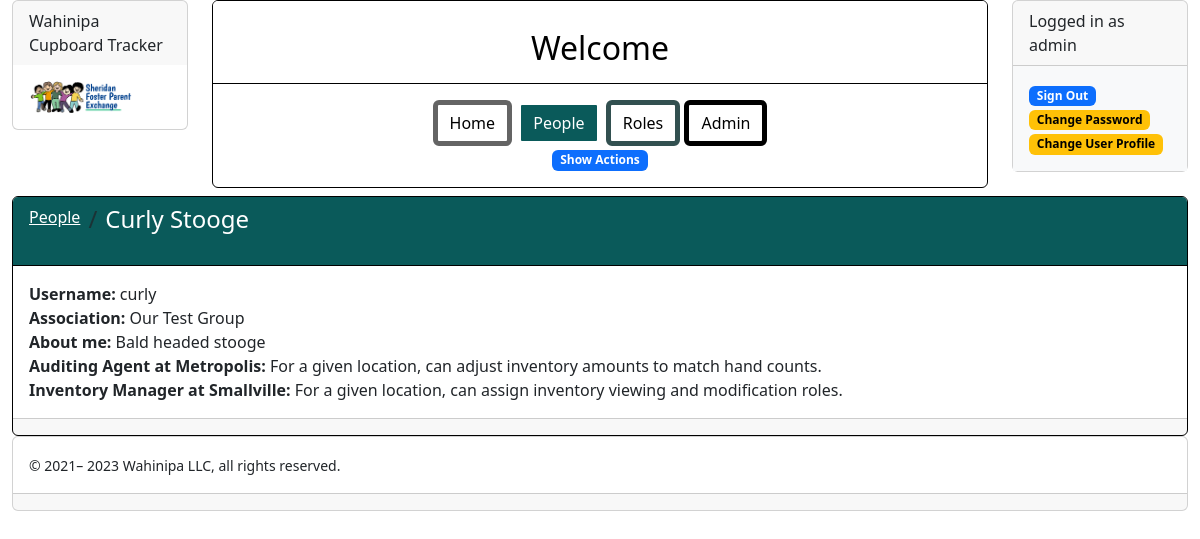
/wahinipa/people/view/2 (signed in), run on the app's committed database.
### www/tracking/modelling/people_model.py (models this page shows, shortened)
class User(CupboardDisplayContextMixin, IdModelMixin, database.Model, UserMixin):
    @property
    def is_active(self):
        return self.is_enabled
    singular_label = "Person"
    plural_label = "People"
    possible_tasks = ['update', 'delete', 'enable', 'disable']
    label_prefixes = {}
    flavor = "people"
    username = database.Column(database.String(255), nullable=False, unique=True)
    password = database.Column(database.String(255), nullable=False)
    is_enabled = database.Column(database.Boolean(), nullable=False, default=True)
    is_admin = database.Column(database.Boolean(), nullable=False, default=False)
    first_name = database.Column(database.Unicode(50), nullable=False, server_default=u'')
    last_name = database.Column(database.Unicode(50), nullable=False, server_default=u'')
    date_joined = database.Column(database.DateTime(), default=datetime.now())
    about_me = database.Column(database.Text(), nullable=False, server_default=u'')
    linkages = database.relationship('Linkage', backref='person', lazy=True, cascade='all, delete')
    root_assignments = database.relationship('RootAssignment', backref='person', lazy=True, cascade='all, delete')
    place_assignments = database.relationship('PlaceAssignment', backref='person', lazy=True, cascade='all, delete')
    universal_assignments = database.relationship('UniversalAssignment', backref='person', lazy=True,
                                                  cascade='all, delete')
    @property
    def sorted_roles_per_place(self):
        roles_per_place = {}
        for assignment in self.place_assignments:
            roles_per_place.setdefault(assignment.place.name, []).append(assignment.role.name)
        sorted_place_names = sorted(roles_per_place.keys())
        return [(place_name, sorted(roles_per_place[place_name])) for place_name in sorted_place_names]
    @property
    def sorted_roles_per_root(self):
        roles_per_root = {}
        for assignment in self.root_assignments:
            roles_per_root.setdefault(assignment.root.name, []).append(assignment.role.name)
        sorted_root_names = sorted(roles_per_root.keys())
        return [(root_name, sorted(roles_per_root[root_name])) for root_name in sorted_root_names]
    def add_description(self, display_context):
        display_context.add_notation(label="Username", value=self.username)
        for linkage in self.linkages:
            display_context.add_notation(label="Association", value=linkage.root.name)
        display_context.add_multiline_notation(label="About me", multiline=self.about_me)
        if self.is_the_super_admin:
            display_context.add_role_description(Role.super_role_name)
        for role_name in Role.universal_role_name_list:
            if self.has_universal_role(role_name):
                display_context.add_role_description(role_name)
        for root_name, role_name_list in self.sorted_roles_per_root:
            for role_name in role_name_list:
                suffix = f' for {root_name}'
                display_context.add_role_description(role_name, suffix=suffix)
        for place_name, role_name_list in self.sorted_roles_per_place:
            for role_name in role_name_list:
                suffix = f' at {place_name}'
                display_context.add_role_description(role_name, suffix=suffix)
    def bread_crumbs(self, navigator):
        return bread_crumbs(navigator, [AllPeople, self], target=self)
    @property
    def is_the_super_admin(self):
        return self.username == 'admin'
    @property
    def name(self):
        name = f'{self.first_name} {self.last_name}'
        if not self.is_active:
            name += ' (inactive)'
        return name
    @property
    def may_edit_database(self):
        return self.is_the_super_admin
    def has_universal_role(self, name_of_role):
        def yes(assignment):
            return assignment.is_named(name_of_role)
        return any(map(yes, self.universal_assignments))
    @property
    def label(self):
        return self.name
    def disable(self):
        self.is_enabled = False
    def enable(self):
        self.is_enabled = True

### www/tracking/modelling/root_model.py (models this page shows, shortened)
class Root(CupboardDisplayContextMixin, UniqueNamedBaseModel):
    singular_label = "Organizational Association"
    plural_label = "Organizational Associations"
    possible_tasks = ['update', 'delete']
    label_prefixes = {}
    flavor = "root"
    place_id = database.Column(database.Integer, database.ForeignKey('place.id'), unique=True, nullable=False)
    thing_id = database.Column(database.Integer, database.ForeignKey('thing.id'), unique=True, nullable=False)
    linkages = database.relationship('Linkage', backref='root', lazy=True, cascade='all, delete')
    categories = database.relationship('Category', backref='root', lazy=True, cascade='all, delete')
    assignments = database.relationship('RootAssignment', backref='root', lazy=True, cascade='all, delete')
    specifications = database.relationship('Specification', backref='root', lazy=True, cascade='all, delete')

### www/tracking/modelling/role_models.py (models this page shows, shortened)
class Role(CupboardDisplayContextMixin, UniqueNamedBaseModel):
    plural_label = "Roles"
    possible_tasks = []
    label_prefixes = {}
    flavor = 'role'
    root_assignments = database.relationship('RootAssignment', backref='role', lazy=True, cascade='all, delete')
    place_assignments = database.relationship('PlaceAssignment', backref='role', lazy=True, cascade='all, delete')
    universal_assignments = database.relationship('UniversalAssignment', backref='role', lazy=True,
                                                  cascade='all, delete')
    user_admin_role_name = "User Account Manager"
    admin_role_name = "Organization Administrator"
    linkage_role_name = "Linking People"
    structuring_role_name = "Catalog Manager"
    structure_viewer_role_name = "Catalog Viewer"
    inventory_manager_name = "Inventory Manager"
    location_manager_name = "Location Manager"
    observer_role_name = "Observer"
    inbound_role_name = "Receiving Agent"
    outbound_role_name = "Shipping Agent"
    transfer_role_name = "Transfer Agent"
    adjust_role_name = "Auditing Agent"
    super_role_name = "Super Admin"  # No actual Role created for this
    self_role_name = "Viewer is Self"  # No actual Role created for this
    people_viewer_name = "Viewer of People"  # No actual Role created for this
    roots_observer_role_name = "Viewer of Roots"  # No actual Role created for this
    anybody_role_name = "Anybody"  # No actual Role created for this
    control_role_name = "Control"  # No actual Role created for this
    role_descriptions = {
        user_admin_role_name: "Can create, update, enable, disable, or delete user accounts.",
        admin_role_name: "Within an organization, can assign roles to people.",
        linkage_role_name: "Can associate user accounts with an organization.",
        structuring_role_name: "Within an organization, can update the catalog of things, categories, and choices.",
        structure_viewer_role_name: "Within an organization, can view the catalog of things, categories, and choices.",
        location_manager_name: "For a given location, can create, delete, or update sub-locations.",
        inventory_manager_name: "For a given location, can assign inventory viewing and modification roles.",
        observer_role_name: "For a given location, can observe inventory.",
        inbound_role_name: "For a given location, can add inbound items to inventory.",
        outbound_role_name: "For a given location, can remove outbound items from inventory.",
        transfer_role_name: "For a given location, can transfer items out of inventory to another location.",
        adjust_role_name: "For a given location, can adjust inventory amounts to match hand counts.",
        super_role_name: "Has top level authority to make changes.",
        people_viewer_name: "Can view some user accounts.",
        roots_observer_role_name: "Can view organizations.",
        self_role_name: "Can look at own user account.",
        anybody_role_name: "Things anybody is allowed to do.",
        control_role_name: "Control Pseudo Role.",
    }
    universal_role_name_set = {user_admin_role_name}
    root_role_name_set = {admin_role_name, linkage_role_name, structuring_role_name, structure_viewer_role_name}
    place_role_name_set = {location_manager_name, inventory_manager_name, observer_role_name, inbound_role_name,
                           outbound_role_name, transfer_role_name, adjust_role_name}
    pseudo_role_name_set = {anybody_role_name, super_role_name, self_role_name, people_viewer_name,
                            roots_observer_role_name, control_role_name}
    universal_role_name_list = sorted(universal_role_name_set)
    root_role_name_list = sorted(root_role_name_set)
    place_role_name_list = sorted(place_role_name_set)
    pseudo_role_name_list = sorted(pseudo_role_name_set)
    role_name_list = universal_role_name_list + root_role_name_list + place_role_name_list
    granting_powers = {
        user_admin_role_name: [super_role_name],
        admin_role_name: [super_role_name],
        linkage_role_name: [admin_role_name, super_role_name],
        structuring_role_name: [admin_role_name, super_role_name],
        structure_viewer_role_name: [admin_role_name, super_role_name],
        location_manager_name: [admin_role_name, super_role_name],
        inventory_manager_name: [location_manager_name, admin_role_name, super_role_name],
        observer_role_name: [inventory_manager_name],
        inbound_role_name: [inventory_manager_name],
        outbound_role_name: [inventory_manager_name],
        transfer_role_name: [inventory_manager_name],
        adjust_role_name: [inventory_manager_name],
    }

### www/tracking/routing/people_routes.py (the view)
@people_bp.route('/view/<int:person_id>')
@login_required
def people_view(person_id):
    return PeopleViewHandler('people_bp.people_view', current_user, person_id=person_id).handle()

### www/tracking/templates/pages/person_view.j2
{% extends "pages/content.j2" %}
{% from 'macros/target_block_macros.j2' import target_block %}
{% block innards %}
  {{ target_block(label=label, flavor=flavor, url=url, bread_crumb_list=bread_crumb_list, notations=notations, tasks=tasks) }}
{% endblock %}

### www/tracking/templates/macros/user_macros.j2 (shortened to what this page needs)
{% macro user_options(current_user) %}
  <div class="card">
    {% if current_user.is_authenticated %}
      {{ user_options_logged_in(current_user) }}
    {% else %}
      {{ user_options_logged_out() }}
    {% endif %}
  </div>
{% endmacro %}
{% macro user_options_logged_in(current_user) %}
  <div class="card-header">
    Logged in as {{ current_user.username }}
  </div>
  <div class="card-body bg-light">
    <a class="btn-md btn-primary" href="{{ url_for('people_bp.logout') }}" role="button"><span
        class="badge bg-primary">Sign Out</span></a>
    <a class="btn-md btn-warning" href="{{ url_for('people_bp.change_password') }}" role="button"><span
        class="badge bg-warning">Change Password</span></a>
    <a class="btn-md btn-warning" href="{{ url_for('people_bp.people_update', person_id=current_user.id) }}" role="button"><span
        class="badge bg-warning">Change User Profile</span></a>
  </div>
{% endmacro %}

### www/tracking/templates/macros/notation_macros.j2 (shortened to what this page needs)
{% macro render_notations(notations=None) %}
  {% if notations %}
    {% for notation in notations %}
      {{ render_notation(**notation) }}
    {% endfor %}
  {% endif %}
{% endmacro %}
{% macro render_notation(label=None, url=None, value=None, tag=None, lines=None) %}
  {% if label %}<b>{{ label }}: </b>{% endif %}
{% if value %}{{ value }}{% endif %}
{% if label or value or tag %}<br>{% endif %}
{% endmacro %}

### data on the page
User: username "admin"
User: label "Username", username "curly", label "About me", about_me "Bald headed stooge"
Root: label "Association", name "Our Test Group"
Role: label "Auditing Agent at Metropolis", description "For a given location, can adjust inventory amounts to match hand counts."
Role: label "Inventory Manager at Smallville", description "For a given location, can assign inventory viewing and modification roles."

### other printed values
{{ project_name }} "Wahinipa Cupboard Tracker"
{{ label }} "Home" "People" "Roles" "Admin"
{{ label }} "Show Actions"
{{ label }} "People"
{{ label }} "Curly Stooge"
